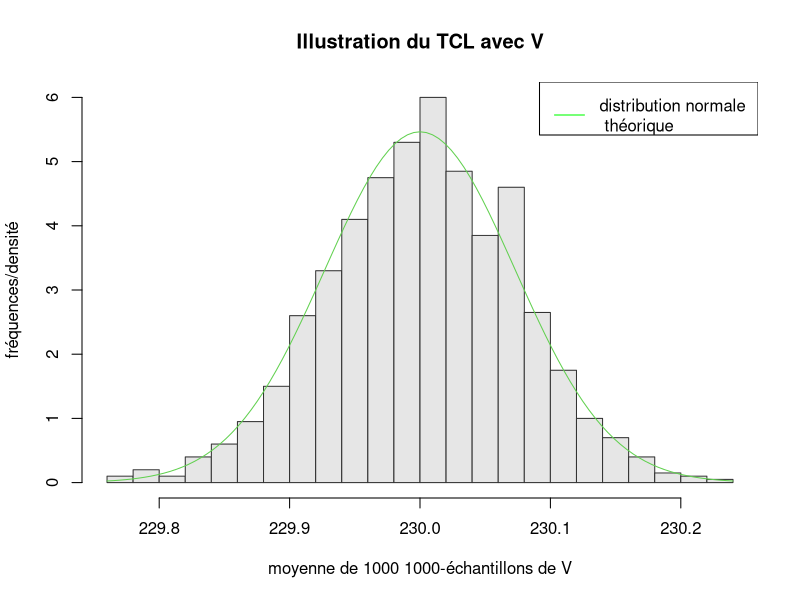
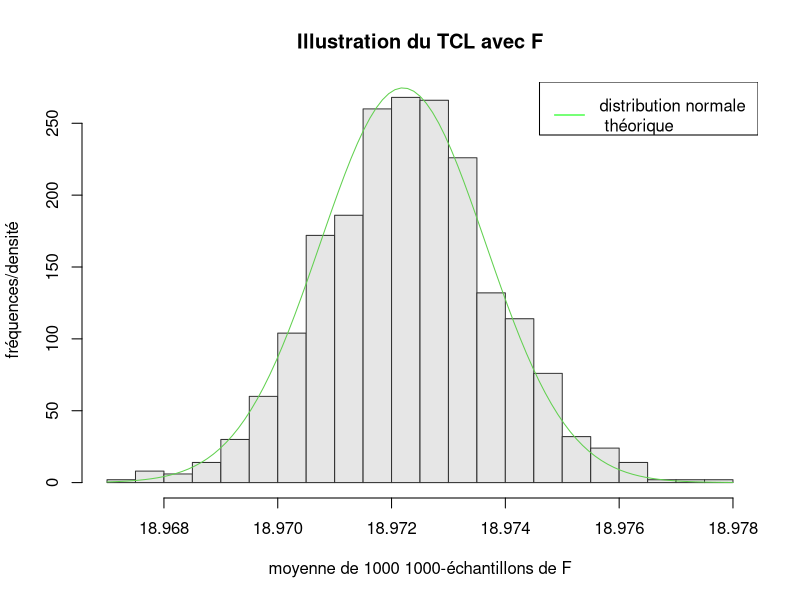
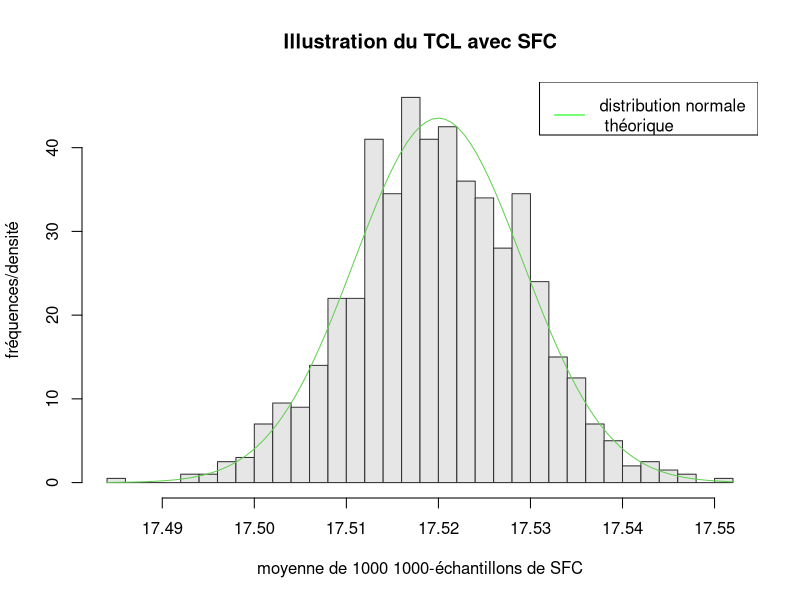

Source code (R) for these figures, in order:
N <- 1000
K <- 1000

V<-matrix(runif(N*K, 226, 234), ncol=K, nrow=N)
V1<-apply(V,1,mean) 

f<-matrix((19.05-18.7)*rbeta(N*K, 7, 2)+18.7, ncol=K, nrow=N)
f1<-apply(f,1,mean) 

SFC<-matrix(rexp(N*K, 3.45) + 17.23, ncol=K, nrow=N)
SFC1<-apply(SFC,1,mean) 

pdf("TCLv2_V.pdf")
hist(V1,main="Illustration du TCL avec V", xlab="moyenne de 1000 1000-échantillons de V", ylab="fréquences/densité", prob=TRUE, breaks=30, col=grey(0.9), border=grey(0.2))
curve(dnorm(x,230,sqrt(5.33/N)),add=T, col=3)
legend("topright", "distribution normale \n théorique", col="green", lty=1)
dev.off()

pdf("TCLv2_F.pdf")
hist(f1,main="Illustration du TCL avec F", xlab="moyenne de 1000 1000-échantillons de F", ylab="fréquences/densité",prob=TRUE, breaks=30, col=grey(0.9), border=grey(0.2))
curve(dnorm(x,18.9722,sqrt(2.11 * 10^(-3)/N)),add=T, col=3)
legend("topright", "distribution normale \n théorique", col="green", lty=1)
dev.off()

pdf("TCLv2_SFC.pdf")
hist(SFC1,main="Illustration du TCL avec SFC", xlab="moyenne de 1000 1000-échantillons de SFC", ylab="fréquences/densité",prob=TRUE, breaks=30, col=grey(0.9), border=grey(0.2))
curve(dnorm(x,17.52,sqrt(0.084/N)),add=T, col=3)
legend("topright", "distribution normale \n théorique", col="green", lty=1)
dev.off()
